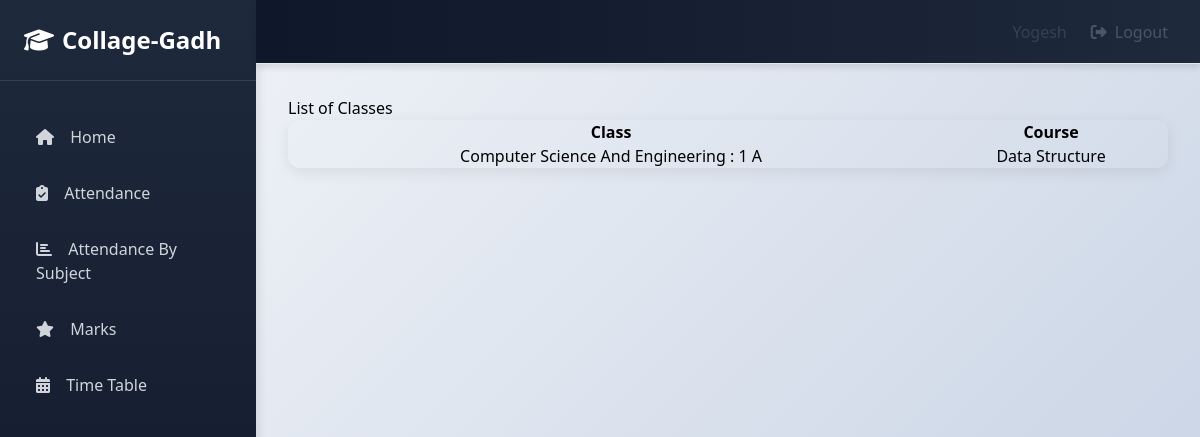
Screenshot of /teacher/T001/42/Classes/ (signed in) with the database file from the repository.
### info/models.py (models this page shows, shortened)
class User(AbstractUser):
    @property
    def is_student(self):
        if hasattr(self, 'student'):
            return True
        return False

class Student(models.Model):
    user = models.OneToOneField(User, on_delete=models.CASCADE, null=True)
    class_id = models.ForeignKey(Class, on_delete=models.CASCADE, default=1)
    USN = models.CharField(primary_key='True', max_length=100)
    name = models.CharField(max_length=200)
    sex = models.CharField(max_length=50, choices=sex_choice, default='Male')
    DOB = models.DateField(default='1998-01-01')

class Assign(models.Model):
    class_id = models.ForeignKey(Class, on_delete=models.CASCADE)
    course = models.ForeignKey(Course, on_delete=models.CASCADE)
    teacher = models.ForeignKey(Teacher, on_delete=models.CASCADE)
    class Meta:
        unique_together = (('course', 'class_id', 'teacher'),)

class Class(models.Model):
    id = models.CharField(primary_key='True', max_length=100)
    dept = models.ForeignKey(Dept, on_delete=models.CASCADE)
    section = models.CharField(max_length=100)
    sem = models.IntegerField()
    class Meta:
        verbose_name_plural = 'classes'
    def __str__(self):
        d = Dept.objects.get(name=self.dept)
        return '%s : %d %s' % (d.name, self.sem, self.section)

class Dept(models.Model):
    id = models.CharField(primary_key='True', max_length=100)
    name = models.CharField(max_length=200)
    def __str__(self):
        return self.name

class Course(models.Model):
    dept = models.ForeignKey(Dept, on_delete=models.CASCADE)
    id = models.CharField(primary_key='True', max_length=50)
    name = models.CharField(max_length=50)
    shortname = models.CharField(max_length=50, default='X')
    def __str__(self):
        return self.name

### info/views.py (the view)
@login_required
def t_clas(request, teacher_id, choice):
    teacher1 = get_object_or_404(Teacher, id=teacher_id)
    return render(request, 'info/t_clas.html', {'teacher1': teacher1, 'choice': choice})

### info/templates/info/t_clas.html (shortened to what this page needs)
{% extends 'info/base.html' %}
{% block content %}
    <h1>List of Classes</h1>
    <div class="card mb-3">
            <div class="card-body">
              <div class="table-responsive">
                <table class="table table-bordered text-center" id="dataTable" width="100%" cellspacing="0">
                  <thead>
                    <tr>
                        <th>Class</th>
                        <th>Course</th>
                    </tr>
                  </thead>
                  <tbody>
                    {% for ass in teacher1.assign_set.all %}
                    <tr>
                        <td>{{ ass.class_id }}</td>
                        <td>{{ ass.course }}</td>
                    </tr>
                    {% empty %}
                            <p>teacher has no courses</p>
                    {% endfor %}
                  </tbody>
                </table>
              </div>
    </div>
{% endblock %}

### info/templates/info/base.html (shortened to what this page needs)
<!DOCTYPE html>
<html lang="en">
  <head>
    {% load static %}
    <script src="https://cdn.tailwindcss.com"></script>
    <link rel="stylesheet" href="https://cdnjs.cloudflare.com/ajax/libs/font-awesome/6.4.0/css/all.min.css">
  </head>
  <body id="page-top" class="flex h-screen bg-gray-100">
    <aside class="sidebar w-64 h-screen overflow-y-auto">
      <div class="p-6 border-b border-slate-700">
        <a href="{% url 'index' %}" class="text-2xl font-bold text-white flex items-center gap-2">
          <i class="fas fa-graduation-cap"></i> Collage-Gadh
        </a>
      </div>
      <nav class="mt-8 px-4 space-y-2">
        <a href="{% url 'index' %}" class="sidebar-item block px-4 py-3 text-gray-300 hover:text-white font-medium">
          <i class="fas fa-home mr-3"></i> Home
        </a>
        {% if request.user.is_student %}
          <a href="{% url 'attendance' request.user.student.USN %}" class="sidebar-item block px-4 py-3 text-gray-300 hover:text-white font-medium">
            <i class="fas fa-clipboard-check mr-3"></i> Attendance
          </a>
          <a href="{% url 'attendance' request.user.student.USN %}" class="sidebar-item block px-4 py-3 text-gray-300 hover:text-white font-medium">
            <i class="fas fa-chart-bar mr-3"></i> Attendance By Subject
          </a>
          <a href="{% url 'marks_list' request.user.student.USN %}" class="sidebar-item block px-4 py-3 text-gray-300 hover:text-white font-medium">
            <i class="fas fa-star mr-3"></i> Marks
          </a>
          <a href="{% url 'timetable' request.user.student.class_id_id %}" class="sidebar-item block px-4 py-3 text-gray-300 hover:text-white font-medium">
            <i class="fas fa-calendar-alt mr-3"></i> Time Table
          </a>
        {% endif %}
      </nav>
    </aside>
    <div class="flex-1 flex flex-col">
      <nav class="navbar h-16 flex items-center justify-between px-8 border-b border-gray-200">
        <div class="flex items-center gap-6">
          <span class="text-gray-700 font-medium capitalize">
            {% if request.user.is_student %}
              {{ request.user.student.name }}
            {% elif request.user.is_teacher %}
              {{ request.user.teacher.name }}
            {% else %}
              {{ request.user.username }}
            {% endif %}
          </span>
          <button onclick="showLogoutModal()" class="text-gray-600 hover:text-gray-900 font-medium flex items-center gap-2">
            <i class="fas fa-sign-out-alt"></i> Logout
          </button>
        </div>
      </nav>
      <main class="flex-1 overflow-auto p-8">
        {% block content %}
        {% endblock %}
      </main>
    </div>
  </body>
</html>

### info/templates/info/base.html (style rules this page uses)
* { margin: 0; padding: 0; box-sizing: border-box; }
body { background: linear-gradient(135deg, #f5f7fa 0%, #c3cfe2 100%); min-height: 100vh; }
.sidebar { background: linear-gradient(180deg, #1e293b 0%, #0f172a 100%); box-shadow: 2px 0 10px rgba(0,0,0,0.1); }
.sidebar-item { border-left: 4px solid transparent; transition: all 0.3s ease; }
.navbar { background: linear-gradient(90deg, #0f172a 0%, #1e293b 100%); box-shadow: 0 4px 6px rgba(0,0,0,0.1); }
.card { border: none; border-radius: 12px; box-shadow: 0 4px 15px rgba(0,0,0,0.08); transition: all 0.3s ease; }

### rows the page displays
User: user.student.name "Yogesh"
Assign: class_id "Computer Science And Engineering : 1 A", course "Data Structure"
